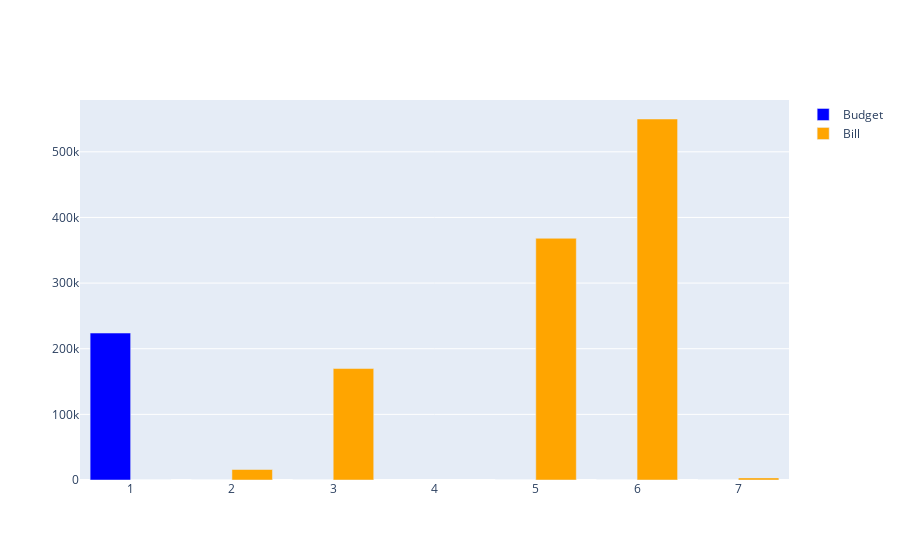

The notebook cell this image was saved under:
### Code cell
a.daily_graph('data.txt')

### Figure 1 — Plotly figure (JSON) as saved in the notebook; plotly's stock layout.template omitted (floating-point values rounded to 4 significant figures)
{"data": [{"marker": {"color": "blue"}, "name": "Budget", "text": ["#balanceo del mes anterior<br>GE<br>-130400<br>GN<br>-15200<br>GB<br>-2<br>PL<br>78263 #intereses lulo", "GN<br>-28000 #pago por almuerzo ayer<br>GE<br>#desayuno<br>14000<br>15000<br>#carro angela<br>15000", "GN<br>-20000 #pencil<br>GAB<br>189810 #pencil y pantalla", "GE<br>5200 #desayuno<br>TAB-B<br>200000<br>300000<br>GB<br>89200 #wok mama<br>35000 #esfera regalo<br>161888 #aceite de ducha<br>77000 #marco gafas", "b3<br>TAB-B<br>500000<br>200000<br>GB<br>330300 #gafas de la china<br>200700 #gafas<br>9400 #jugo y pasabocas", "b"], "textposition": "none", "type": "bar", "x": [1, 2, 3, 5, 6, 7], "y": [223865, 0, 0, 0, 0, 0]}, {"marker": {"color": "orange"}, "name": "Bill", "text": ["#balanceo del mes anterior<br>GE<br>-130400<br>GN<br>-15200<br>GB<br>-2<br>PL<br>78263 #intereses lulo", "GN<br>-28000 #pago por almuerzo ayer<br>GE<br>#desayuno<br>14000<br>15000<br>#carro angela<br>15000", "GN<br>-20000 #pencil<br>GAB<br>189810 #pencil y pantalla", "GE<br>5200 #desayuno<br>TAB-B<br>200000<br>300000<br>GB<br>89200 #wok mama<br>35000 #esfera regalo<br>161888 #aceite de ducha<br>77000 #marco gafas", "b3<br>TAB-B<br>500000<br>200000<br>GB<br>330300 #gafas de la china<br>200700 #gafas<br>9400 #jugo y pasabocas", "b"], "textposition": "none", "type": "bar", "x": [1, 2, 3, 5, 6, 7], "y": [0, 16000, 169810, 368288, 550000, 3200]}], "layout": {"barmode": "group"}}
